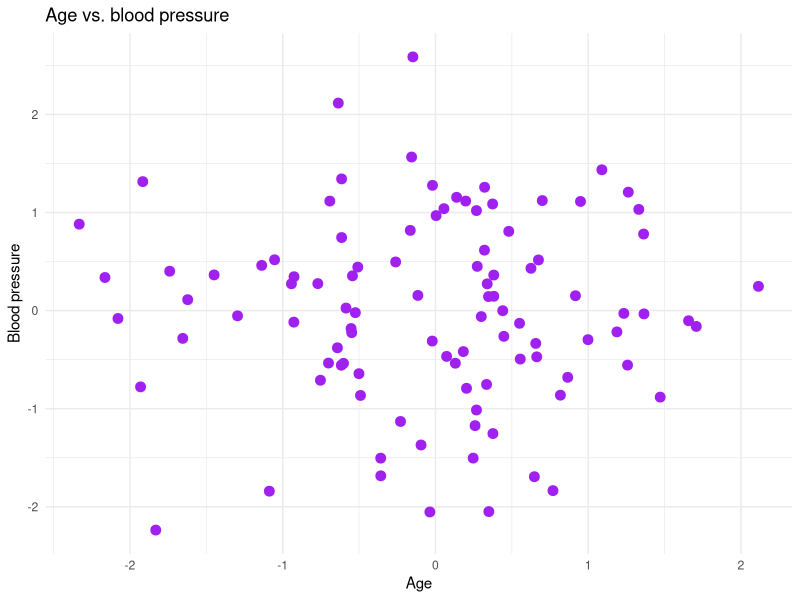

Reproduce this figure in R. (Note: this script raises an error after producing the figure.)
#DSC 310- week 5

#scatterplot

#ggplot2 should already be loaded but if error, load it
#use ggplot2
library(ggplot2)

#random data
data <- data.frame(x = rnorm(100), y = rnorm(100))

#make the plot
custom_scatter <- function(data, x_var, y_var, title="", xlab="", ylab="", point_color="pink", point_size=3) {
plot <- ggplot(data, aes_string(x=x_var, y=y_var)) +
geom_point(aes(color=point_color, size=point_size)) +
labs(title=title, x=xlab, y=ylab) +
theme_minimal() +
scale_color_identity() +
scale_size_identity()
return(plot)}


custom_scatter(data, "x", "y", 
               title="Age vs. blood pressure", 
               xlab="Age",
               ylab="Blood pressure",
               point_color="purple",
               point_size=3)
----------------------------------------------------------------------------------------------
  #Correlogram
  
#if error returns for corrplot, load it)
#install.packages("corrplot")
library(corrplot)
set.seed(123) 

#random grocery data
groceries <- data.frame(Fruits = rnorm(100, mean = 50, sd = 10),Vegetables = rnorm(100, mean = 60, sd = 15) + rnorm(100, mean = 0, sd = 5),
Dairy = rnorm(100, mean = 40, sd = 10) + rnorm(100, mean = 0, sd = 5),Meat = rnorm(100, mean = 70, sd = 20),
Bakery = rnorm(100, mean = 55, sd = 15))

#correlogram
custom_correlogram <- function(data, method = "pearson", type = "upper", order = "original", diag = FALSE, title = "Grocery Sales") {
cor_matrix <- cor(data, method = method)
#make graph
corrplot(cor_matrix, method = "color", type = type, order = order, diag = diag, tl.cex = 0.7, title = title)}
custom_correlogram(groceries)

---------------------------------------------------------------------------------------------
#Slope graph
  
#load ggplot2
library(ggplot2)
 
data <- data.frame(Product = c("A", "B", "C", "D"),Sales_2021 = c(100, 120, 90, 110),Sales_2022 = c(105, 115, 95, 112))
 
#slopegraph info
 plot_slopegraph <- function(data, x1, x2, label_col, title="Medical stats", 
                    xlab="Before treatment/after treatment", ylab="Patient recovery rates", color1="purple", color2="pink") {
   data_long <- tidyr::gather(data, key = "Year", value = "Value", c(x1, x2))
   ggplot(data_long, aes(x = Year, y = Value, group = label_col)) +
     geom_line(aes(color = label_col), size = 1) +
     geom_point(aes(color = label_col), size = 3) +
     geom_text(aes(label = label_col, y = Value + 2), hjust = 0.5) +  
    labs(title = title, x = xlab, y = ylab) +
     scale_color_manual(values = c(color1, color2)) +  
    theme_minimal() + 
     theme(legend.position = "none")}
 plot_slopegraph(data, "Sales_2021", "Sales_2022", "treatment")

  
